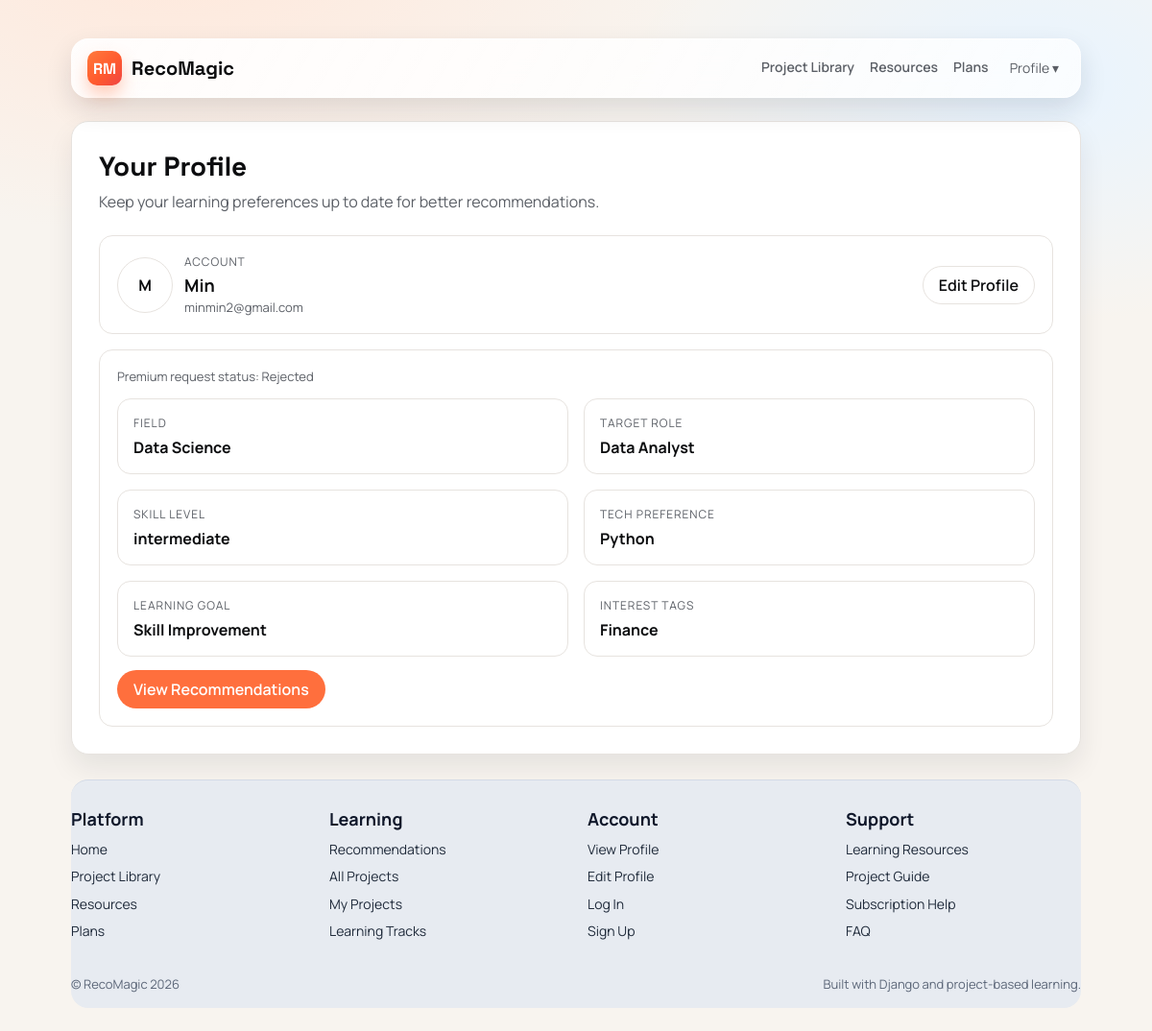
The app's page /profile/ (signed in) with its own data.
### users/models.py (models this page shows, shortened)
class PremiumRequest(models.Model):
    STATUS_CHOICES = [
        ("pending", "Pending"),
        ("approved", "Approved"),
        ("rejected", "Rejected"),
    ]
    user = models.ForeignKey(settings.AUTH_USER_MODEL, on_delete=models.CASCADE)
    plan = models.ForeignKey("Plan", on_delete=models.PROTECT, blank=True, null=True)
    status = models.CharField(max_length=20, choices=STATUS_CHOICES, default="pending")
    requested_at = models.DateTimeField(auto_now_add=True)
    reviewed_at = models.DateTimeField(blank=True, null=True)
    user_notified_at = models.DateTimeField(blank=True, null=True)
    note = models.TextField(blank=True)
    class Meta:
        ordering = ["-requested_at", "-id"]
        constraints = [
            models.UniqueConstraint(
                fields=["user"],
                condition=Q(status="pending"),
                name="users_one_pending_premium_request_per_user",
            )
        ]

class UserProfile(models.Model):
    objects = None
    SKILL_LEVEL_CHOICES = [
        ("beginner", "Beginner"),
        ("intermediate", "Intermediate"),
        ("advanced", "Advanced"),
    ]
    user = models.OneToOneField(settings.AUTH_USER_MODEL, on_delete=models.CASCADE)
    field = models.CharField(max_length=100)
    target_role = models.CharField(max_length=100)
    skill_level = models.CharField(max_length=20, choices=SKILL_LEVEL_CHOICES)
    tech_preference = models.CharField(max_length=100)
    learning_goal = models.CharField(max_length=100)
    interest_tags = models.CharField(max_length=200, help_text="Comma separated tags")
    profile_picture = models.FileField(upload_to="profile_pictures/", blank=True, null=True)

### users/views.py (the view)
# urls.py: path("profile/", views.profile_view, name="profile_view"),
@login_required
def profile_view(request):
    profile = UserProfile.objects.filter(user=request.user).first()
    premium_request = _get_latest_premium_request(request.user)
    premium_review_notice = _mark_review_notice(request.user)
    saved = request.GET.get("saved") == "1"
    return render(
        request,
        "users/profile_view.html",
        {
            "profile": profile,
            "premium_request": premium_request,
            "premium_review_notice": premium_review_notice,
            "saved": saved,
        },
    )

### users/views.py (called while the page is built)
def _get_latest_premium_request(user):
    try:
        return PremiumRequest.objects.filter(user=user).order_by("-requested_at", "-id").first()
    except OperationalError:
        return None

def _get_latest_reviewed_premium_request(user):
    try:
        return (
            PremiumRequest.objects.filter(user=user, status__in=["approved", "rejected"])
            .order_by("-reviewed_at", "-requested_at", "-id")
            .first()
        )
    except OperationalError:
        return None

def _mark_review_notice(user):
    reviewed_request = _get_latest_reviewed_premium_request(user)
    if not reviewed_request or not reviewed_request.reviewed_at:
        return None
    if reviewed_request.user_notified_at and reviewed_request.user_notified_at >= reviewed_request.reviewed_at:
        return None
    reviewed_request.user_notified_at = timezone.now()
    reviewed_request.save(update_fields=["user_notified_at"])
    return reviewed_request

### users/templates/users/profile_view.html (shortened to what this page needs)
{% extends "users/base.html" %}
{% block content %}
<h1 class="page-title">Your Profile</h1>
<p class="page-sub">Keep your learning preferences up to date for better recommendations.</p>
<div class="profile-view-stack">
    <section class="profile-view-card">
        <div class="profile-view-user">
            <div class="profile-view-user-main">
                {% if profile and profile.profile_picture %}
                    <img class="profile-view-avatar" src="{{ profile.profile_picture.url }}" alt="Profile picture" />
                {% else %}
                    <div class="profile-view-fallback">{{ user.username|slice:':1'|upper }}</div>
                {% endif %}
                <div>
                    <span>Account</span>
                    <strong>{{ user.username }}</strong>
                    <div class="helper-text">{{ user.email }}</div>
                </div>
            </div>
            <a class="btn" href="{% url 'profile_edit' %}">Edit Profile</a>
        </div>
    </section>
    <section class="profile-view-card">
        {% if premium_request %}
            <p class="helper-text" style="margin: 0 0 14px;">Premium request status: {{ premium_request.status|title }}</p>
        {% endif %}
        {% if profile %}
            <div class="profile-grid">
                <div class="info-card">
                    <span>Field</span>
                    <strong>{{ profile.field }}</strong>
                </div>
                <div class="info-card">
                    <span>Target Role</span>
                    <strong>{{ profile.target_role }}</strong>
                </div>
                <div class="info-card">
                    <span>Skill Level</span>
                    <strong>{{ profile.skill_level }}</strong>
                </div>
                <div class="info-card">
                    <span>Tech Preference</span>
                    <strong>{{ profile.tech_preference }}</strong>
                </div>
                <div class="info-card">
                    <span>Learning Goal</span>
                    <strong>{{ profile.learning_goal }}</strong>
                </div>
                <div class="info-card">
                    <span>Interest Tags</span>
                    <strong>{{ profile.interest_tags }}</strong>
                </div>
            </div>
            <div class="form-actions" style="margin-top: 14px;">
                <a class="btn btn-primary" href="{% url 'recommendations' %}">View Recommendations</a>
            </div>
        {% else %}
            <div class="empty-state">
                <p>No profile yet. Add your details to unlock tailored project recommendations.</p>
                <a class="btn btn-primary" href="{% url 'profile_edit' %}">Create Profile</a>
            </div>
        {% endif %}
    </section>
</div>
{% endblock %}

### users/templates/users/profile_view.html (style rules this page uses)
.profile-view-stack { display: grid; gap: 16px; }
.profile-view-card { border: 1px solid var(--stroke); border-radius: 14px; padding: 18px; background: var(--surface); }
.profile-view-user { display: flex; align-items: center; justify-content: space-between; gap: 14px; flex-wrap: wrap; }
.profile-view-user-main { display: flex; align-items: center; gap: 12px; }
.profile-view-avatar, .profile-view-fallback { width: 58px; height: 58px; border-radius: 50%; border: 1px solid var(--stroke); }
.profile-view-fallback { display: grid; place-items: center; font-weight: 700; }
.profile-view-user span { display: block; font-size: 12px; text-transform: uppercase; letter-spacing: 0.08em; color: var(--muted); margin-bottom: 4px; }
.profile-view-user strong { display: block; font-size: 18px; margin-bottom: 2px; }

### users/templates/users/base.html (style rules this page uses)
:root { --ink: #0c0d0f; --muted: #5b5f66; --accent: #ff6f3d; --surface: #ffffff; --stroke: #e7e3df; --bg: #f8f4ef; --glow-a: #ffe8db; --glow-b: #e8f4ff; }
* { box-sizing: border-box; }
body { margin: 0; font-family: "Manrope", sans-serif; color: var(--ink); background: radial-gradient(900px 480px at 15% -5%, var(--glow-a) 0, transparent 62%), radial-gradient(700px 420px at 90% 8%, var(--glow-b) 0, transparent 60%), var(--bg); }
a { color: inherit; text-decoration: none; }
.btn { border: 1px solid var(--stroke); padding: 8px 16px; border-radius: 999px; background: var(--surface); font-weight: 600; color: var(--ink); cursor: pointer; transition: transform 0.2s ease, box-shadow 0.2s ease; }
.btn-primary { background: var(--accent); color: #fff; border-color: transparent; }
.form-actions { display: flex; gap: 12px; align-items: center; margin-top: 18px; flex-wrap: wrap; }
.helper-text { color: var(--muted); font-size: 13px; }
.page-title { font-family: "Space Grotesk", sans-serif; font-size: 28px; margin: 0 0 8px; }
.page-sub { color: var(--muted); margin: 0 0 24px; }
.profile-grid { display: grid; grid-template-columns: repeat(2, minmax(0, 1fr)); gap: 16px; }
.info-card { padding: 16px; border: 1px solid var(--stroke); border-radius: 14px; background: var(--surface); }
.info-card span { display: block; font-size: 12px; text-transform: uppercase; letter-spacing: 0.08em; color: var(--muted); margin-bottom: 6px; }

### records on screen
PremiumRequest: status "Rejected"
UserProfile: field "Data Science", target_role "Data Analyst", skill_level "intermediate", tech_preference "Python", learning_goal "Skill Improvement", interest_tags "Finance"

### other values on screen
{{ user.username|slice:':1'|upper }} "M"
{{ user.username }} "Min"
{{ user.email }} "minmin2@gmail.com"
